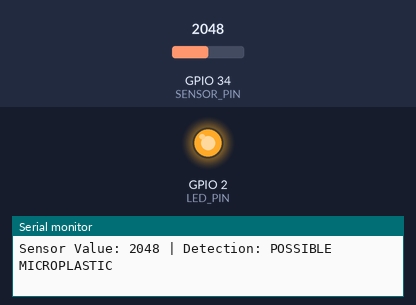
The sketch below on a simulated ESP32. On the bench: output pins drawn as LEDs (lit = HIGH), the last lines printed to the serial monitor. The test bench sets the inputs (shaded band); at power-on: GPIO 34 (SENSOR_PIN) = 2048.

Above: at 1.8 s.
1.9 s: GPIO 34 (SENSOR_PIN) set to 1846
3.4 s: GPIO 34 (SENSOR_PIN) set to 1755
At 4.4 s:
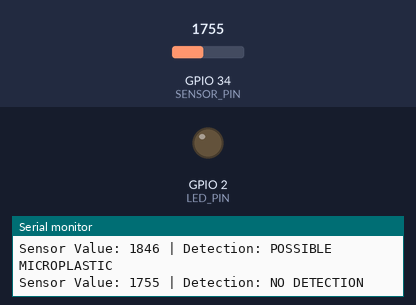
5.5 s: GPIO 34 (SENSOR_PIN) set to 1840
At 7.2 s:
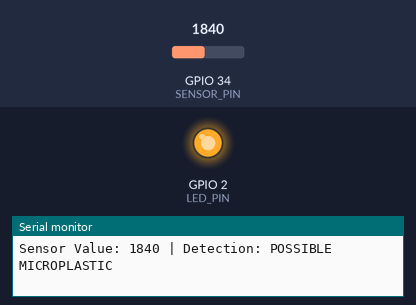
7.5 s: GPIO 34 (SENSOR_PIN) set to 1760
At 8.8 s:
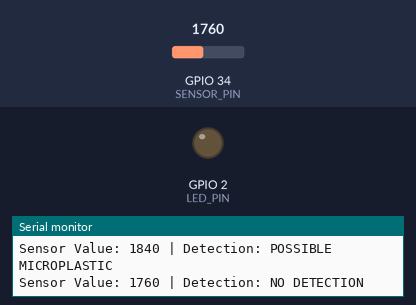
Timing chart, 0 to 10.5 s (numbered marks = the images above; inputs shaded):
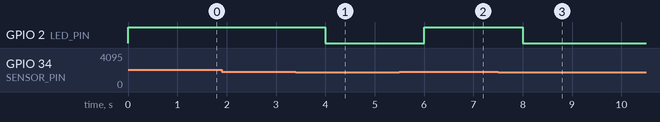

Measured:
- the behaviour switches between 1800 and 1799 on GPIO 34 (SENSOR_PIN) (found by bisection; images 0 and 1)
- after the input at 3.4 s, GPIO 2 (LED_PIN): HIGH → LOW after 0.60 s
- after the input at 5.5 s, GPIO 2 (LED_PIN): LOW → HIGH after 0.50 s
- after the input at 7.5 s, GPIO 2 (LED_PIN): HIGH → LOW after 0.50 s

The sketch:

main.ino
```cpp
/*
 * Microplastic Detection Device
 * Generic Arduino/ESP32 starter firmware.
 *
 * Replace SENSOR_PIN and threshold values according to the actual
 * sensor and calibration procedure used in your prototype.
 */

#define SENSOR_PIN 34
#define LED_PIN 2
#define DETECTION_THRESHOLD 1800

void setup() {
  Serial.begin(115200);
  pinMode(LED_PIN, OUTPUT);
  digitalWrite(LED_PIN, LOW);
}

void loop() {
  int sensorValue = analogRead(SENSOR_PIN);
  bool detected = sensorValue >= DETECTION_THRESHOLD;

  digitalWrite(LED_PIN, detected ? HIGH : LOW);

  Serial.print("Sensor Value: ");
  Serial.print(sensorValue);
  Serial.print(" | Detection: ");
  Serial.println(detected ? "POSSIBLE MICROPLASTIC" : "NO DETECTION");

  delay(1000);
}
```
